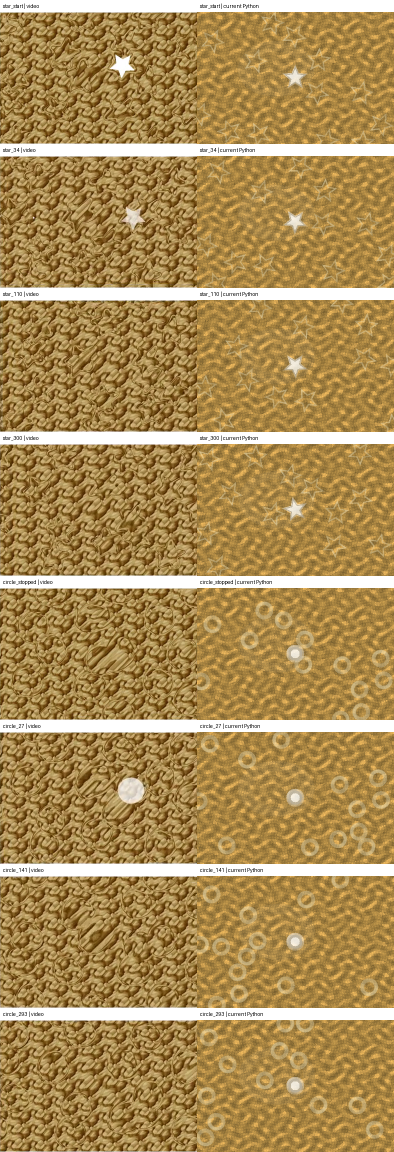
#> input picture shape_decode_app/03_output/2026-07-11_video_vs_current_same_frame_v3.png, 788 x 2304 px (shown at 1/2 size)
$ python 2026-07-11_build_shape_decode_reanalysis_v1.py
#> lines starting #> are read from the running program, lines starting #| are printed output that depends on the picture
# Shape Decode 3자 재분석 Markdown을 검수 가능한 Word 보고서로 만든다.
from __future__ import annotations

import re
from pathlib import Path

from PIL import Image
from docx import Document
from docx.enum.section import WD_SECTION
from docx.enum.table import WD_CELL_VERTICAL_ALIGNMENT, WD_ROW_HEIGHT_RULE, WD_TABLE_ALIGNMENT
from docx.enum.text import WD_ALIGN_PARAGRAPH
from docx.oxml import OxmlElement
from docx.oxml.ns import qn
from docx.shared import Inches, Pt, RGBColor


APP = Path(__file__).resolve().parents[1]
OUT = APP / "03_output"
SOURCE = OUT / "2026-07-11_shape_decode_three_way_reanalysis_v1.md"
DOCX = OUT / "2026-07-11_shape_decode_three_way_reanalysis_v4.docx"
VIDEO_FRAME = OUT / "2026-07-10_ffmpeg_frames_v1" / "frame_012.png"
TARGET_TIMELINE = OUT / "2026-07-10_video_white_to_transparent_target_zoom_v1.png"
MOTION_TRACE = OUT / "2026-07-11_reference_video_motion_trace_v2.png"
FULL_COMPARE = OUT / "2026-07-11_video_vs_current_same_frame_v3.png"
KEY_COMPARE = OUT / "2026-07-11_video_vs_current_key_frames_v1.png"

BLUE = "2E74B5"
DARK_BLUE = "1F4D78"
INK = "243447"
MUTED = "64748B"
LIGHT_BLUE = "E8EEF5"
LIGHT_GRAY = "F4F6F9"
GRID = "CBD5E1"
TABLE_WIDTH = 9360
TABLE_INDENT = 120


# [189 lines left out: functions set_run_font, set_cell_shading, set_cell_margins, set_table_geometry, repeat_table_header, add_inline and 5 more, not called in this run]


def build_key_comparison() -> None:
    with Image.open(FULL_COMPARE) as image:
#> image is the input picture: PIL image 788x2304 RGB; mean R, G, B 171.5, 140.6, 84.6
        row_height = image.height // 8
#> row_height = 288
        star = image.crop((0, 0, image.width, row_height))
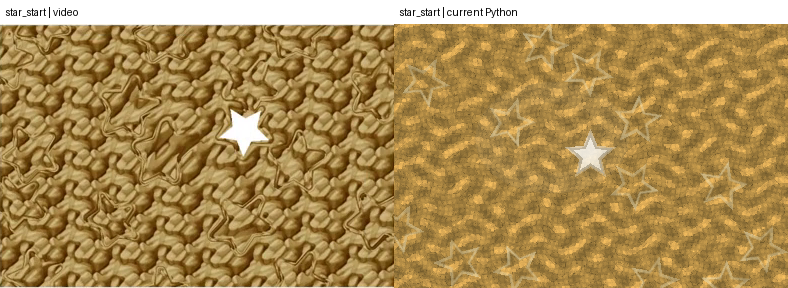
#> star: PIL image 788x288 RGB; mean R, G, B 171.1, 140.5, 84.2
        circle = image.crop((0, row_height * 5, image.width, row_height * 6))
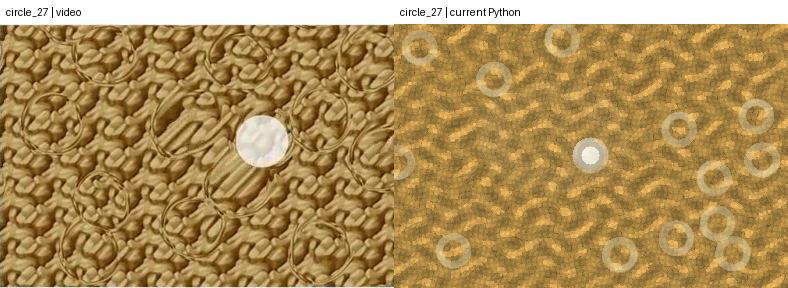
#> circle: PIL image 788x288 RGB; mean R, G, B 172.5, 141.8, 86.4
        output = Image.new("RGB", (image.width, row_height * 2), "white")
#> output: PIL image 788x576 RGB; every value is 255
        output.paste(star, (0, 0))
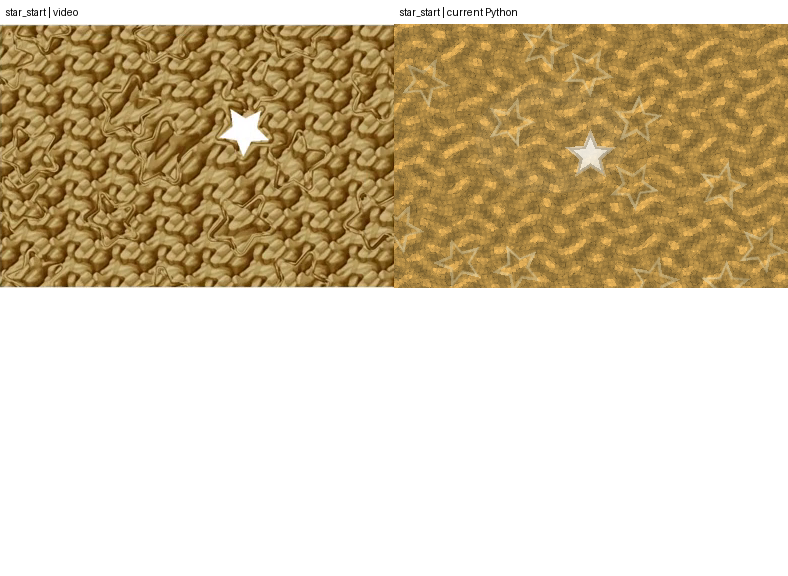
#> output: PIL image 788x576 RGB; mean R, G, B 213.1, 197.7, 169.6
        output.paste(circle, (0, row_height))
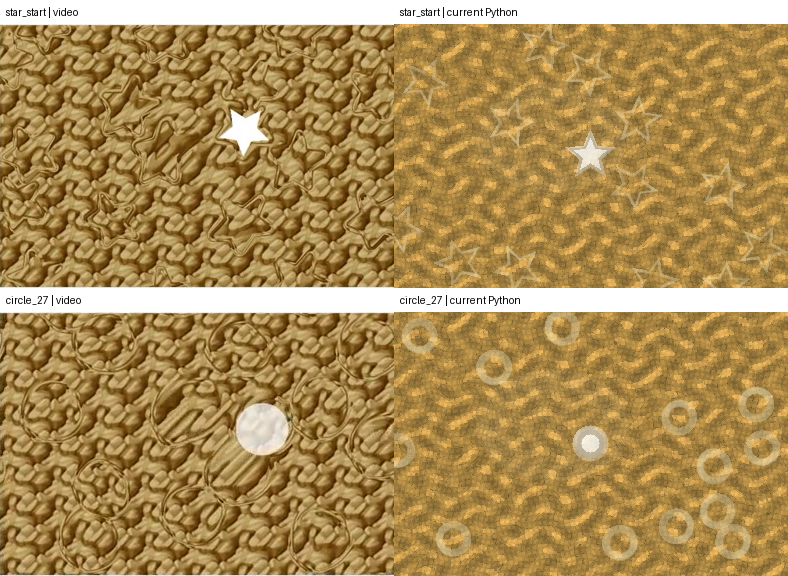
#> output: PIL image 788x576 RGB; mean R, G, B 171.8, 141.2, 85.3
        output.save(KEY_COMPARE)


# [182 lines left out: functions configure_document, add_masthead, add_markdown_table, parse_markdown, audit_document, not called in this run]


def main() -> None:
    build_key_comparison()
    doc = Document()
    configure_document(doc)
    add_masthead(doc)
    lines = SOURCE.read_text(encoding="utf-8").splitlines()[3:]
    parse_markdown(doc, lines)
    audit_document(doc)
    doc.core_properties.title = "Shape Decode 영상·Python·Claude 3자 재분석"
    doc.core_properties.subject = "영상 복제 기준과 구현 차이 분석"
    doc.core_properties.author = "Codex"
    doc.save(DOCX)
    print(DOCX)
    print(KEY_COMPARE)


if __name__ == "__main__":
    main()
#> (the call stopped at in main, `doc = Document()`: docx is not available in this run)
